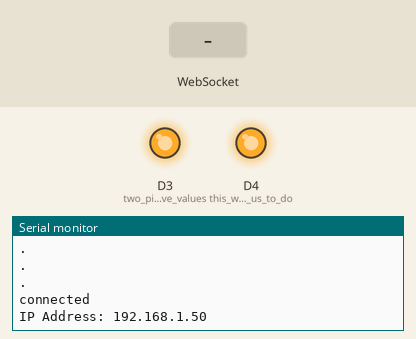
Recording of a sketch running on a simulated ESP8266 (NodeMCU). Shown: output pins drawn as LEDs (lit = HIGH), the last lines printed to the serial monitor. The inputs (shaded band) are chosen by the test bench. WiFi joins after 1.5 s; servers stay silent unless stated.

Above: at 2.7 s.
2.8 s: WebSocket text "Z" received
At 3.6 s:
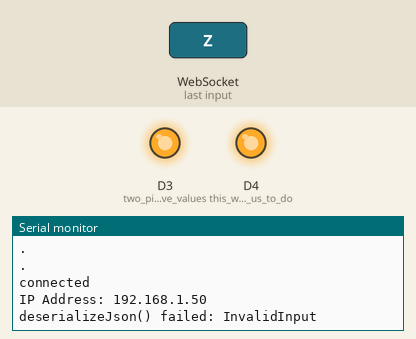
4.4 s: WebSocket text "1" received
At 5.9 s:
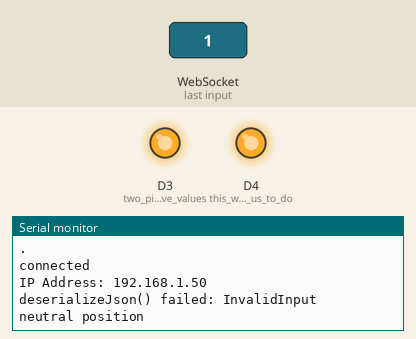

Measured:
- after the input at 2.8 s, the serial monitor: prints a new line after 0.10 s (image 1)
- after the input at 4.4 s, the serial monitor: prints a new line at once (image 2)

The sketch:

june2_client.ino
```cpp
//===========================================================================//
//  NAME OF WRITER = ATHARVA GODKAR
//  NAME OF PROJECT = SMART INDICATION SYSTEM (CLIENT PART)
//  LAST EDITTED ON = 2ND JUNE 2023
//==========================================================================//
//  AIM =
//  The aim of the project was to develop a turn indication system for 2 wheelers
//  that will automatically give signals based on position of steering wheel.
//  This will reduce the miss communication between bike riders & also improve
//  visibility of vehicle on road during night time. In short it will reduce
//  accidents. I also made a webpage that helps to monitor the activities of
//  cyclist and do live location tracking. This will help in immediate medical
//  assitance to the victim incase of an accident.
//===========================================================================//

#include <ESP8266WiFi.h>                        // wifi library for esp8266
#include <ESP8266WebServer.h>                   // webserver library for esp8266
#include <WebSocketsClient.h>                   // library for websocket server
#include <ArduinoJson.h>                        // library for creating JSON objects
#define ssid "dell0778"                         // SSID of my laptop hotspot
#define password "6r&0731F"                     // Password of my laptop hotspot
WebSocketsClient webSocket;                     // create an object of name websockect
StaticJsonDocument<200> doc;                    // create a JSON container having capacity 200 characters


void setup()
{
  Serial.begin(115200);                         // BAUD rate for serial monitor
  pinMode(D3,OUTPUT);                           // two pins can have values 0 & 1 in four different ways
  pinMode(D4,OUTPUT);                           // this will allow us to do 4 different tasks with arduino nano
  digitalWrite(D3,INPUT_PULLUP);                // by default these 2 pins are set HIGH
  digitalWrite(D4,INPUT_PULLUP);

  WiFi.begin(ssid, password);                   // Connect to hotspot of laptop
  while (WiFi.status() != WL_CONNECTED)         // if wifi not connected wait and check again after 0.5s
  {  Serial.println(".");  delay(500);  }
  Serial.println("connected");
  Serial.print("IP Address: ");                 // Print the IP address in the serial monitor windows. (not imp. IP)
  Serial.println(WiFi.localIP());
  webSocket.begin("192.168.137.219", 81, "/");  // IP address of server, port, and URL path
  webSocket.onEvent(webSocketEvent);            // on the recieving data trigger a function
  //webSocket.setReconnectInterval(5000);       // if connection failed retry every 5s
}

void loop()
{  webSocket.loop(); }                          // check the webserver again & again for updates

void webSocketEvent(WStype_t type, uint8_t * payload, size_t length)
{
  if (type == WStype_TEXT)
  {
    DeserializationError error = deserializeJson(doc, payload); // deserialize Json String & store the date in container named doc
    if (error)
    {
      Serial.print(F("deserializeJson() failed: "));            // Print erro msg if incoming String is not JSON formated
      Serial.println(error.c_str());
      return;
    }
    float AX = doc["rand0"];                                    // fetch AX value from container named doc
    int left = doc["rand1"];                                    //remember, if u use "rand0" in server code, then use same name in client code
    int right = doc["rand2"];
    int breaks = doc["rand3"];
    int fall = doc["rand5"];

    if(fall == 90)
    {Serial.println("fall has been detected");}
    else if(breaks == 90)
    {Serial.println("cyclist applied brakes"); digitalWrite(D3,LOW); digitalWrite(D4,LOW);}               // print the data obtained on serial monitor
    else if(left == 90 | AX > 20.00)                                                                      // also data is written in hierarchical manner
    {Serial.println(" left turn"); digitalWrite(D3,LOW); digitalWrite(D4,INPUT_PULLUP);}                  // event of greater importance is written at the top
    else if(right == 90 | AX < -20.00)                                                                    // when the topmost event is true rest of the IF statement are not evaluated
    {Serial.println(" right turn"); digitalWrite(D3,INPUT_PULLUP); digitalWrite(D4,LOW);}                 // [D3,D4] = [0,0][0,1][1,0][1,1] are the 4 possible commands.
    else
    {Serial.println("neutral position"); digitalWrite(D3,INPUT_PULLUP); digitalWrite(D4,INPUT_PULLUP);}
  }
delay(100);
}
```
